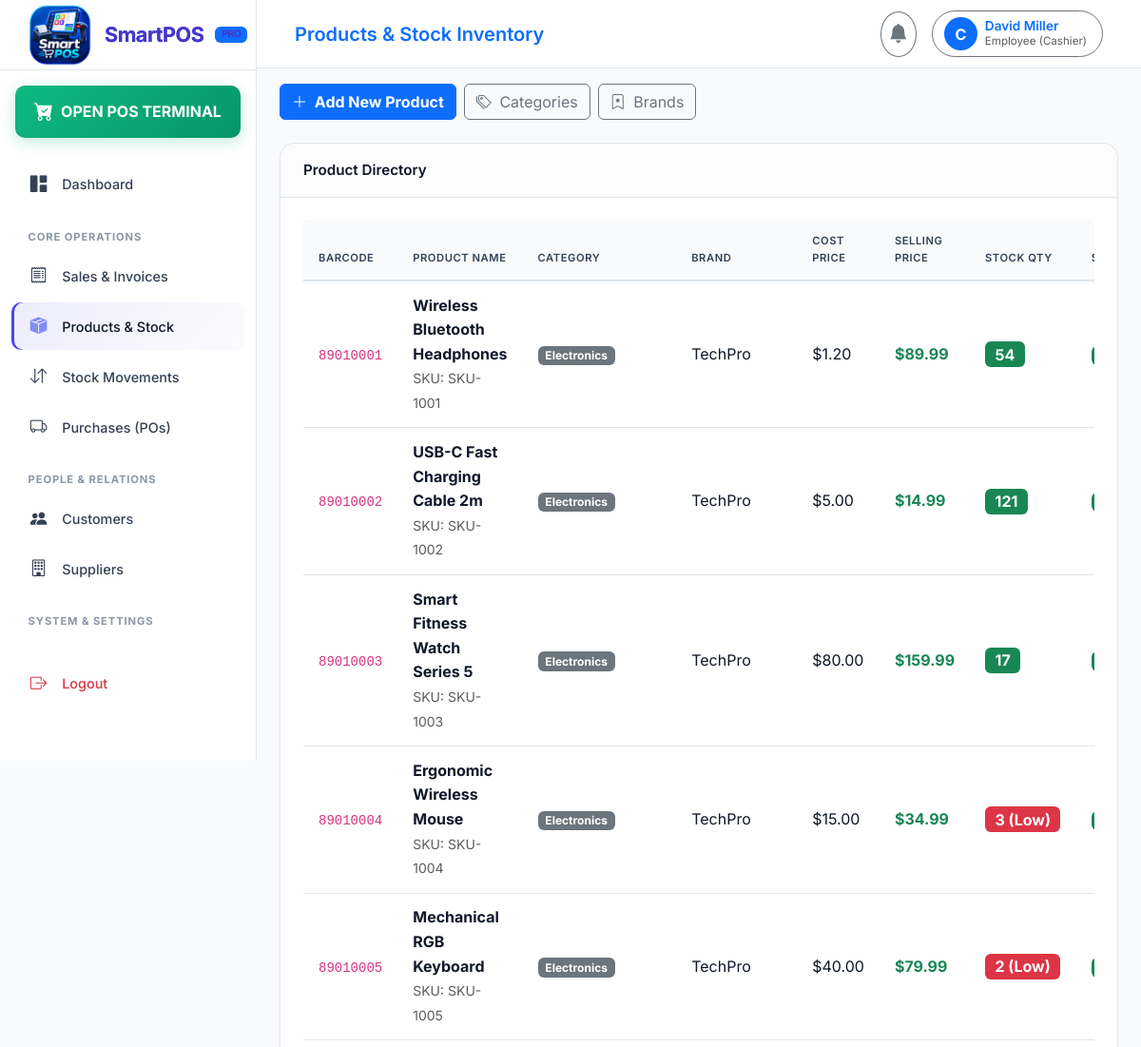
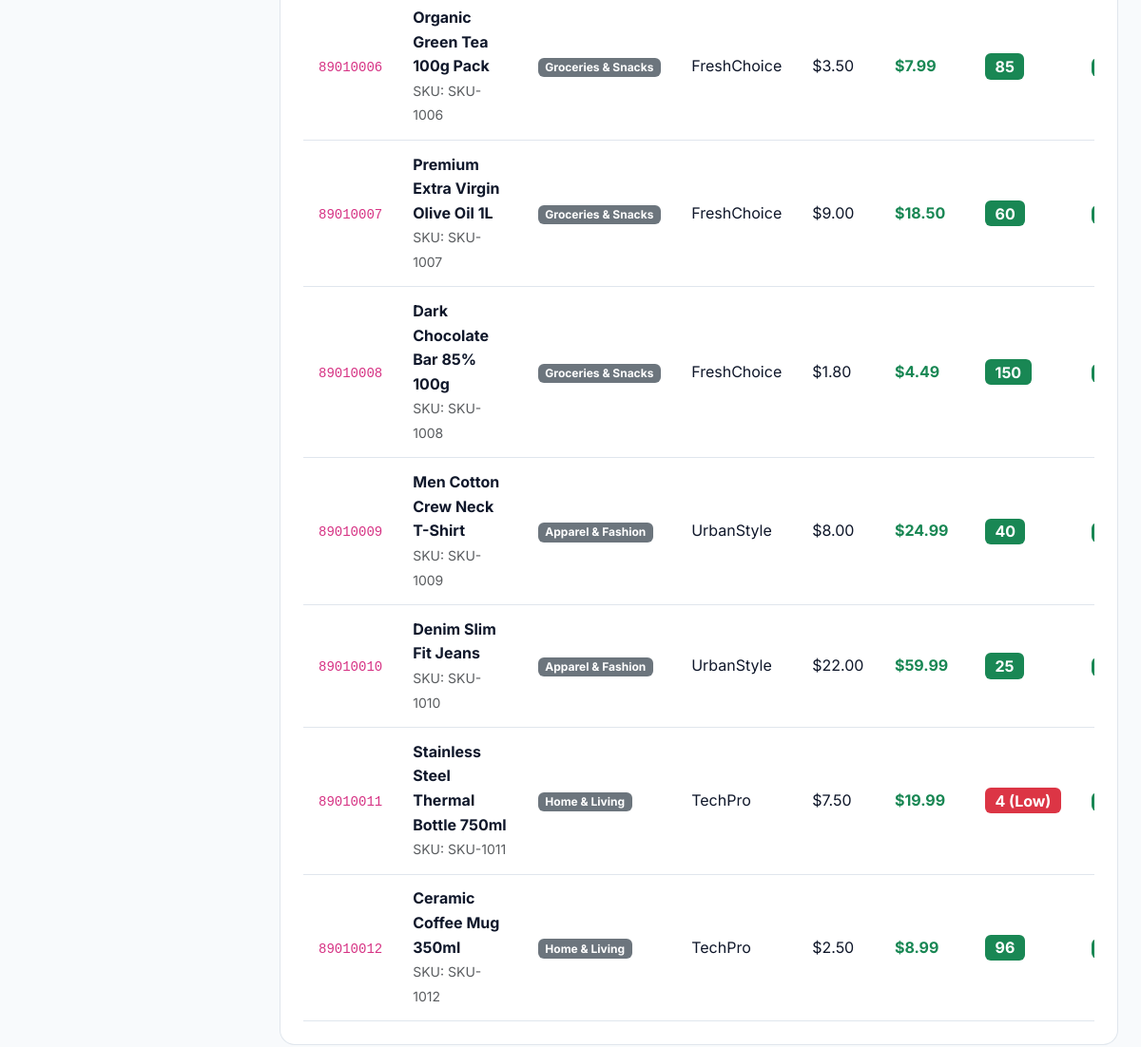
Before: /products/ (signed in) with the older database file (2 pictures, top to bottom).
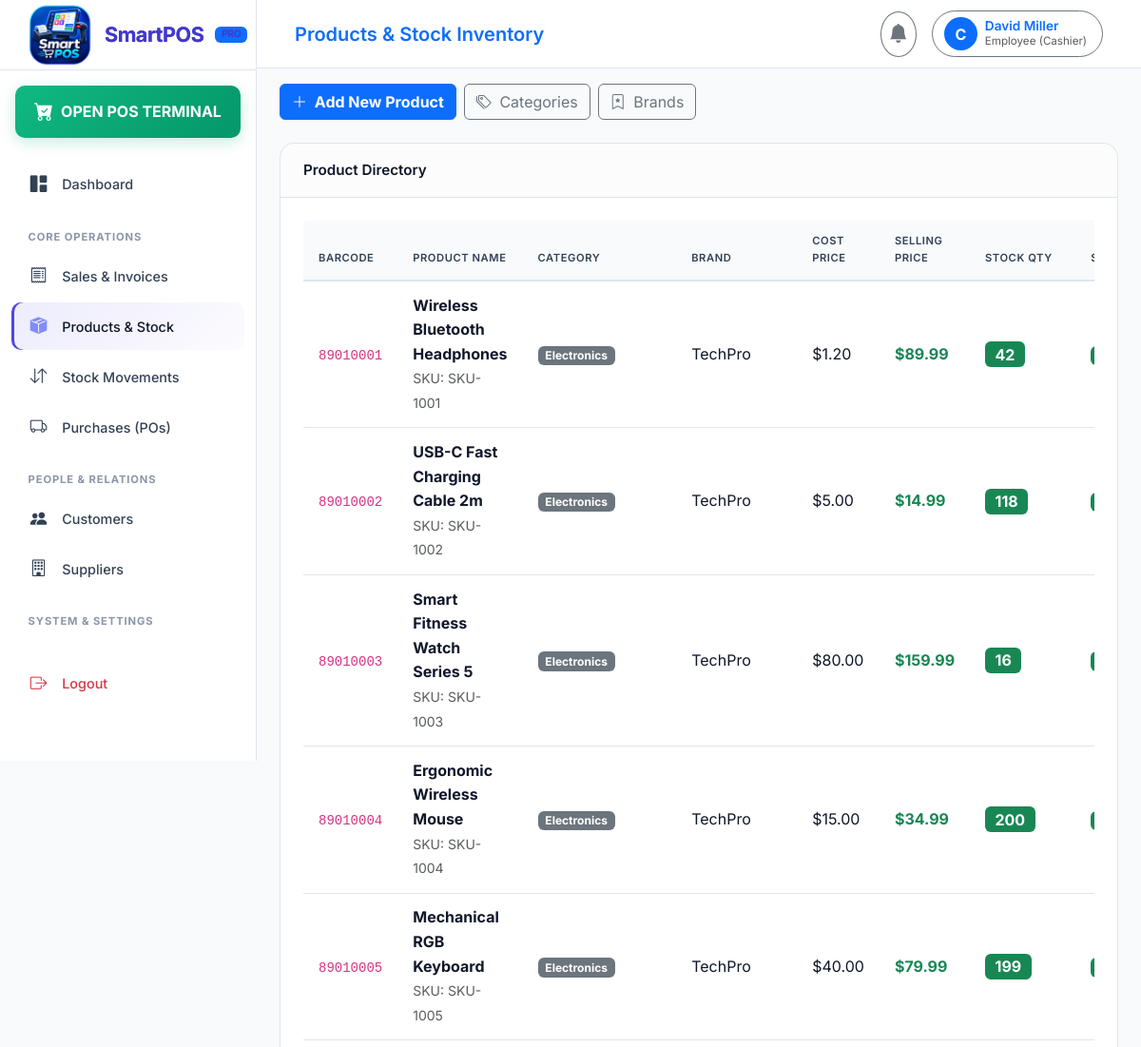
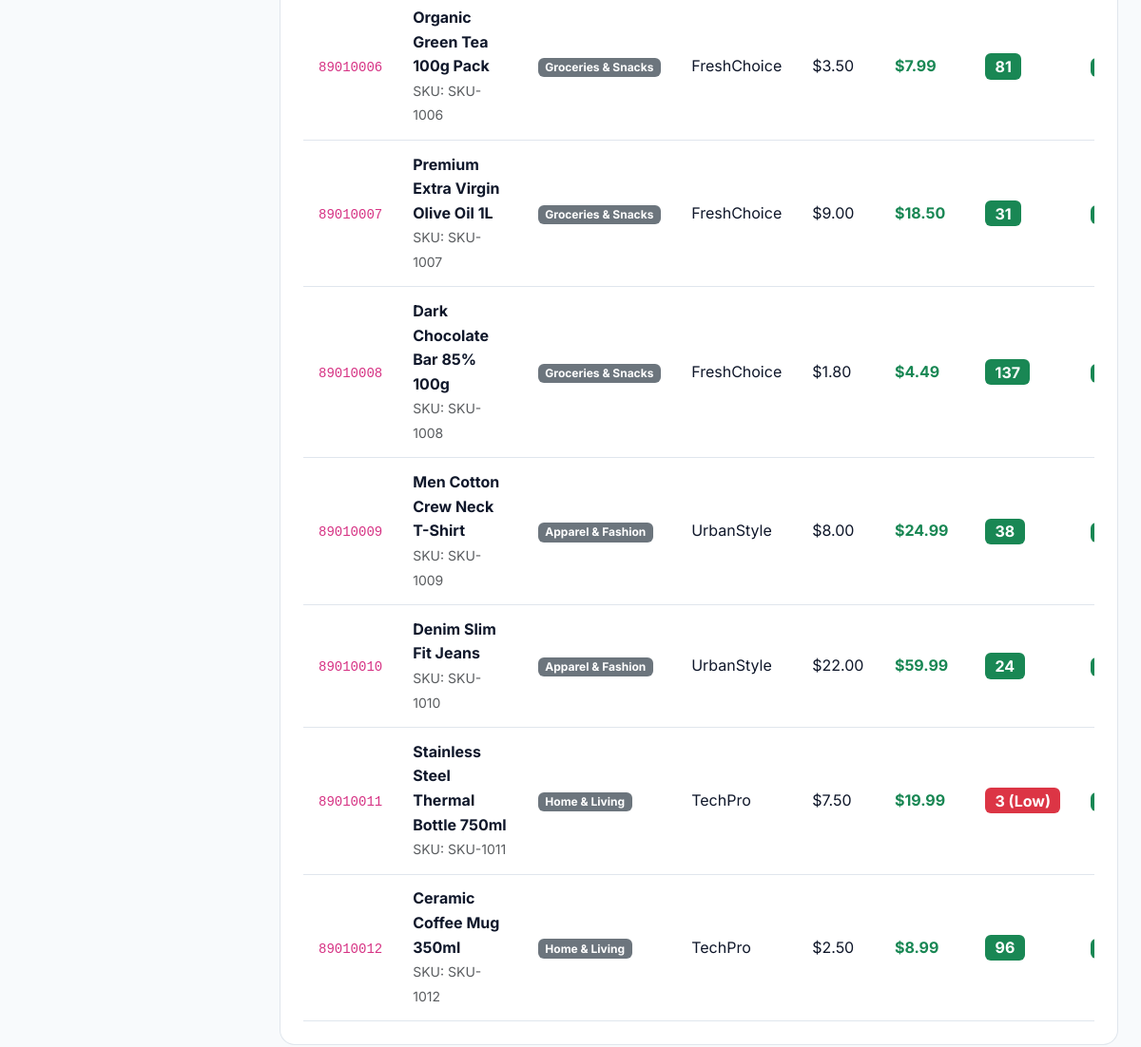
After: the same page with the newer database file (2 pictures, top to bottom).
### authentication/models.py (models this page shows, shortened)
class User(AbstractUser):
    ROLE_SUPER_ADMIN = 'SUPER_ADMIN'
    ROLE_ADMIN = 'ADMIN'
    ROLE_EMPLOYEE = 'EMPLOYEE'
    ROLE_CUSTOMER = 'CUSTOMER'
    ROLE_CHOICES = [
        (ROLE_SUPER_ADMIN, 'Super Admin'),
        (ROLE_ADMIN, 'Admin (Business Owner)'),
        (ROLE_EMPLOYEE, 'Employee (Cashier)'),
        (ROLE_CUSTOMER, 'Customer'),
    ]
    role = models.CharField(max_length=20, choices=ROLE_CHOICES, default=ROLE_EMPLOYEE)
    business = models.ForeignKey(Business, on_delete=models.CASCADE, null=True, blank=True, related_name='users')
    branch = models.ForeignKey('branches.Branch', on_delete=models.SET_NULL, null=True, blank=True, related_name='users')
    phone = models.CharField(max_length=30, blank=True, null=True)
    profile_picture = models.ImageField(upload_to='profile_pics/', null=True, blank=True)
    status = models.BooleanField(default=True)
    created_at = models.DateTimeField(auto_now_add=True)
    updated_at = models.DateTimeField(auto_now=True)
    def is_super_admin(self):
        return self.role == self.ROLE_SUPER_ADMIN or self.is_superuser
    def is_admin(self):
        return self.role in [self.ROLE_ADMIN, self.ROLE_SUPER_ADMIN] or self.is_superuser
    def is_employee(self):
        return self.role == self.ROLE_EMPLOYEE
    def get_business(self):
        if not self.business:
            b = Business.objects.first()
            if not b:
                b = Business.objects.create(name="SmartPOS Store")
            self.business = b
            self.save(update_fields=['business'])
        return self.business

### products/models.py (models this page shows, shortened)
class Product(models.Model):
    business = models.ForeignKey('authentication.Business', on_delete=models.CASCADE, related_name='products')
    category = models.ForeignKey(Category, on_delete=models.CASCADE, related_name='products')
    brand = models.ForeignKey(Brand, on_delete=models.SET_NULL, null=True, blank=True, related_name='products')
    supplier = models.ForeignKey('suppliers.Supplier', on_delete=models.SET_NULL, null=True, blank=True, related_name='products')
    name = models.CharField(max_length=200)
    barcode = models.CharField(max_length=100, unique=True)
    sku = models.CharField(max_length=100, unique=True)
    purchase_price = models.DecimalField(max_digits=12, decimal_places=2, default=0.00)
    selling_price = models.DecimalField(max_digits=12, decimal_places=2, default=0.00)
    tax_rate = models.DecimalField(max_digits=5, decimal_places=2, default=0.00)  # percentage
    discount_rate = models.DecimalField(max_digits=5, decimal_places=2, default=0.00) # percentage
    stock_quantity = models.IntegerField(default=0)
    min_stock_level = models.IntegerField(default=5)
    description = models.TextField(blank=True, null=True)
    image = models.ImageField(upload_to='products/', null=True, blank=True)
    status = models.BooleanField(default=True)
    created_at = models.DateTimeField(auto_now_add=True)
    updated_at = models.DateTimeField(auto_now=True)
    @property
    def is_low_stock(self):
        return self.stock_quantity <= self.min_stock_level

class Category(models.Model):
    business = models.ForeignKey('authentication.Business', on_delete=models.CASCADE, related_name='categories')
    name = models.CharField(max_length=150)
    description = models.TextField(blank=True, null=True)
    image = models.ImageField(upload_to='categories/', null=True, blank=True)
    status = models.BooleanField(default=True)
    created_at = models.DateTimeField(auto_now_add=True)
    updated_at = models.DateTimeField(auto_now=True)
    class Meta:
        verbose_name_plural = "Categories"

class Brand(models.Model):
    business = models.ForeignKey('authentication.Business', on_delete=models.CASCADE, related_name='brands')
    name = models.CharField(max_length=150)
    logo = models.ImageField(upload_to='brands/', null=True, blank=True)
    description = models.TextField(blank=True, null=True)
    status = models.BooleanField(default=True)
    created_at = models.DateTimeField(auto_now_add=True)
    updated_at = models.DateTimeField(auto_now=True)

### products/views.py (the view)
# urls.py: path('', views.products_list, name='products_list'),
@login_required
def products_list(request):
    business = request.user.get_business()
    products = Product.objects.filter(business=business)
    category_id = request.GET.get('category')
    if category_id:
        products = products.filter(category_id=category_id)
    brand_id = request.GET.get('brand')
    if brand_id:
        products = products.filter(brand_id=brand_id)
    categories = Category.objects.filter(business=business)
    brands = Brand.objects.filter(business=business)
    return render(request, 'products/products_list.html', {
        'products': products,
        'categories': categories,
        'brands': brands,
    })

### templates/products/products_list.html (shortened to what this page needs)
{% extends 'base.html' %}
{% block header_title %}Products & Stock Inventory{% endblock %}
{% block content %}
<div class="d-flex justify-content-between align-items-center mb-4">
    <div class="d-flex gap-2">
        <a href="{% url 'product_create' %}" class="btn btn-primary fw-bold">
            <i class="bi bi-plus-lg me-1"></i> Add New Product
        </a>
        <a href="{% url 'categories_list' %}" class="btn btn-outline-secondary">
            <i class="bi bi-tags me-1"></i> Categories
        </a>
        <a href="{% url 'brands_list' %}" class="btn btn-outline-secondary">
            <i class="bi bi-bookmark-star me-1"></i> Brands
        </a>
    </div>
</div>
<div class="card card-custom">
    <div class="card-header">
        <span>Product Directory</span>
    </div>
    <div class="card-body">
        <div class="table-responsive">
            <table class="table table-custom datatable align-middle">
                <thead>
                    <tr>
                        <th>Barcode</th>
                        <th>Product Name</th>
                        <th>Category</th>
                        <th>Brand</th>
                        <th>Cost Price</th>
                        <th>Selling Price</th>
                        <th>Stock Qty</th>
                        <th>Status</th>
                    </tr>
                </thead>
                <tbody>
                    {% for p in products %}
                    <tr>
                        <td><code>{{ p.barcode }}</code></td>
                        <td>
                            <div class="fw-bold text-light">{{ p.name }}</div>
                            <small class="text-muted">SKU: {{ p.sku }}</small>
                        </td>
                        <td><span class="badge bg-secondary">{{ p.category.name }}</span></td>
                        <td>{{ p.brand.name|default:"-" }}</td>
                        <td>{{ currency_symbol }}{{ p.purchase_price|floatformat:2 }}</td>
                        <td class="fw-bold text-success">{{ currency_symbol }}{{ p.selling_price|floatformat:2 }}</td>
                        <td>
                            {% if p.is_low_stock %}
                            <span class="badge bg-danger fs-6">{{ p.stock_quantity }} (Low)</span>
                            {% else %}
                            <span class="badge bg-success fs-6">{{ p.stock_quantity }}</span>
                            {% endif %}
                        </td>
                        <td>
                            {% if p.status %}
                            <span class="badge bg-success bg-opacity-20 text-success">Active</span>
                            {% else %}
                            <span class="badge bg-danger bg-opacity-20 text-danger">Inactive</span>
                            {% endif %}
                        </td>
                    </tr>
                    {% empty %}
                    <tr>
                        <td colspan="9" class="text-center text-muted py-4">No products found.</td>
                    </tr>
                    {% endfor %}
                </tbody>
            </table>
        </div>
    </div>
</div>
{% endblock %}

### templates/base.html (shortened to what this page needs)
{% load static %}
<!DOCTYPE html>
<html lang="en">
<head>
    <link href="https://cdn.jsdelivr.net/npm/bootstrap@5.3.2/dist/css/bootstrap.min.css" rel="stylesheet">
    <link rel="stylesheet" href="https://cdn.jsdelivr.net/npm/bootstrap-icons@1.11.2/font/bootstrap-icons.min.css">
    <link rel="stylesheet" href="https://cdn.datatables.net/1.13.7/css/dataTables.bootstrap5.min.css">
    <link rel="stylesheet" href="{% static 'css/style.css' %}">
</head>
<body>
    <aside id="sidebar">
        <div class="sidebar-brand">
            <img
                src="{% static 'images/favicon.png' %}"
                alt="SmartPOS Logo"
                class="sidebar-brand-icon"
            >
            <span>SmartPOS</span>
            <span class="badge bg-primary text-uppercase" style="font-size: 0.65rem;">
                Pro
            </span>
        </div>
        <div class="p-3 pb-0">
            <a href="{% url 'pos_terminal' %}" class="nav-link pos-btn text-center justify-content-center py-2 rounded-3">
                <i class="bi bi-cart-check-fill fs-5 me-2"></i>
                <span class="fw-bold">OPEN POS TERMINAL</span>
            </a>
        </div>
        <ul class="sidebar-nav mt-3">
            <li class="nav-item">
                <a href="{% url 'dashboard' %}" class="nav-link {% if request.resolver_match.url_name == 'dashboard' %}active{% endif %}">
                    <i class="bi bi-grid-1x2-fill"></i>
                    <span>Dashboard</span>
                </a>
            </li>
            <li class="nav-label">Core Operations</li>
            <li class="nav-item">
                <a href="{% url 'sales_list' %}" class="nav-link {% if 'sales' in request.path %}active{% endif %}">
                    <i class="bi bi-receipt"></i>
                    <span>Sales & Invoices</span>
                </a>
            </li>
            <li class="nav-item">
                <a href="{% url 'products_list' %}" class="nav-link {% if 'products' in request.path %}active{% endif %}">
                    <i class="bi bi-box-seam-fill"></i>
                    <span>Products & Stock</span>
                </a>
            </li>
            <li class="nav-item">
                <a href="{% url 'inventory_list' %}" class="nav-link {% if 'inventory' in request.path %}active{% endif %}">
                    <i class="bi bi-arrow-down-up"></i>
                    <span>Stock Movements</span>
                </a>
            </li>
            <li class="nav-item">
                <a href="{% url 'purchases_list' %}" class="nav-link {% if 'purchases' in request.path %}active{% endif %}">
                    <i class="bi bi-truck"></i>
                    <span>Purchases (POs)</span>
                </a>
            </li>
            <li class="nav-label">People & Relations</li>
            <li class="nav-item">
                <a href="{% url 'customers_list' %}" class="nav-link {% if 'customers' in request.path %}active{% endif %}">
                    <i class="bi bi-people-fill"></i>
                    <span>Customers</span>
                </a>
            </li>
            <li class="nav-item">
                <a href="{% url 'suppliers_list' %}" class="nav-link {% if 'suppliers' in request.path %}active{% endif %}">
                    <i class="bi bi-building"></i>
                    <span>Suppliers</span>
                </a>
            </li>
            <li class="nav-label">System & Settings</li>
            <li class="nav-item mt-4 mb-5">
                <a href="{% url 'logout' %}" class="nav-link text-danger">
                    <i class="bi bi-box-arrow-right"></i>
                    <span>Logout</span>
                </a>
            </li>
        </ul>
    </aside>
    <div id="main-content">
        <header class="top-navbar">
            <div class="d-flex align-items-center gap-3">
                <div class="fw-semibold text-primary fs-5">
                    {% block header_title %}{{ current_business.name|default:"SmartPOS Enterprise" }}{% endblock %}
                </div>
            </div>
            <div class="d-flex align-items-center gap-3">
                <div class="dropdown">
                    <button class="btn btn-outline-secondary position-relative rounded-circle p-2" type="button" data-bs-toggle="dropdown">
                        <i class="bi bi-bell-fill fs-5"></i>
                    </button>
                </div>
                <div class="dropdown">
                    <button class="btn btn-outline-secondary d-flex align-items-center gap-2 rounded-pill pe-3" type="button" data-bs-toggle="dropdown">
                        <div class="bg-primary text-white rounded-circle d-flex align-items-center justify-content-center fw-bold" style="width: 35px; height: 35px;">
                            {{ user.username|slice:":1"|upper }}
                        </div>
                        <div class="text-start d-none d-sm-block">
                            <div class="fw-semibold text-primary" style="font-size: 0.85rem; line-height: 1.2;">{{ user.get_full_name|default:user.username }}</div>
                            <div class="text-muted" style="font-size: 0.725rem;">{{ user.get_role_display }}</div>
                        </div>
                    </button>
                </div>
            </div>
        </header>
        <div class="container-fluid pt-3 px-4">
        </div>
        <main class="container-fluid px-4 pb-5 flex-grow-1">
            {% block content %}{% endblock %}
        </main>
    </div>
</body>
</html>

Changed rows visible on the page:
changed Product "Wireless Bluetooth Headphones": stock_quantity "54" → "42"
changed Product "USB-C Fast Charging Cable 2m": stock_quantity "121" → "118"
changed Product "Smart Fitness Watch Series 5": stock_quantity "17" → "16"
changed Product "Ergonomic Wireless Mouse": stock_quantity "3" → "200"
changed Product "Mechanical RGB Keyboard": stock_quantity "2" → "199"
changed Product "Organic Green Tea 100g Pack": stock_quantity "85" → "81"
changed Product "Premium Extra Virgin Olive Oil 1L": stock_quantity "60" → "31"
changed Product "Dark Chocolate Bar 85% 100g": stock_quantity "150" → "137"
changed Product "Men Cotton Crew Neck T-Shirt": stock_quantity "40" → "38"
changed Product "Denim Slim Fit Jeans": stock_quantity "25" → "24"
changed Product "Stainless Steel Thermal Bottle 750ml": stock_quantity "4" → "3"
